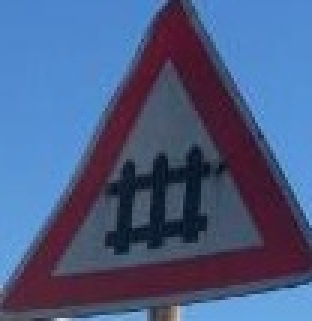
#> input picture learning/1.1_cut/11312_8_0.jpg, 104 x 107 px (shown 3 times larger); its folder holds only this picture in this run
$ python svm_learning.py   (Python 2 division)
#> lines starting #> are read from the running program, lines starting #| are printed output that depends on the picture
from sklearn import svm
import os
import imageProcesing as imp
import cv2
from sklearn import svm
import cPickle
import numpy as np


def fit(X,Y):
	clf = svm.SVC(decision_function_shape='ovo')
	clf.fit(X, Y)
	clf.decision_function_shape = "ovr"
	return clf

size = 128.0


path = './learning'
X = []
 # X = [[0, 0], [0, 1], [0, 2], [0, 3], [1, 0]]
Y = []
for folder in os.listdir(path):
	label = folder.split('_')[0]
	for image_name in os.listdir(path + "/" + folder):
		image_path = path + "/" + folder + "/" + image_name
		print image_path
		image = cv2.imread(image_path)
#> image is the input picture: shape (107, 104, 3); mean B, G, R 131.4, 91.3, 74.2
		r = size / image.shape[0]
#> r = 1.2
		dim = (int(image.shape[1] * r), int(size))
#> dim = (124, 128)

		resized = cv2.resize(image, dim, interpolation = cv2.INTER_AREA)
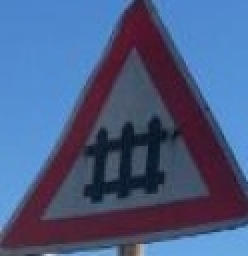
#> resized: shape (128, 124, 3) (shown 2 times larger); mean B, G, R 131.3, 91.2, 74.1
		if len(resized) < size or len(resized[0]) < size:
			continue
		cropped = resized[0:size, 0:size]
		hog = imp.calculate_hog(cropped)
		# [4 lines of commented-out code are left out]
		X.append(hog.tolist())
		Y.append(label)
#> pass 2 of the loop `for folder in os.listdir(path):`:
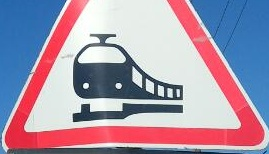
#> input picture learning/1.2_cut/19283_33_0.jpg, 269 x 154 px
#> image is the input picture: shape (154, 269, 3); mean B, G, R 170.4, 149.9, 166.5
#> `resized = cv2.resize(image, dim, interpolation = cv2.INTER_AREA)`:
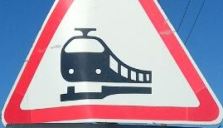
#> resized: shape (128, 223, 3); mean B, G, R 170.4, 149.9, 166.5
#> (the run stopped early here; a loop or call above may not have finished)
